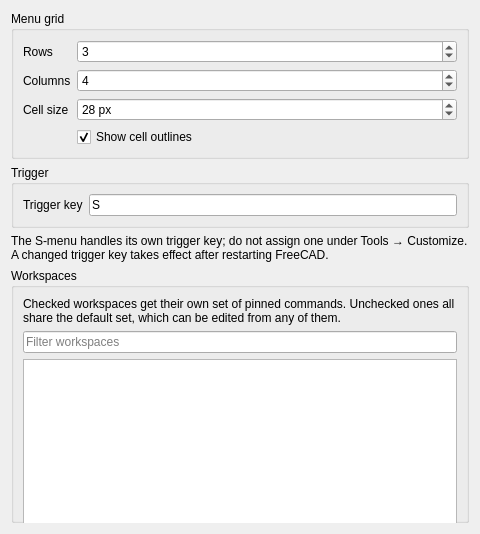
<?xml version="1.0" encoding="UTF-8"?>
<ui version="4.0">
 <class>Form</class>
 <widget class="QWidget" name="Form">
  <property name="geometry">
   <rect>
    <x>0</x>
    <y>0</y>
    <width>480</width>
    <height>520</height>
   </rect>
  </property>
  <property name="windowTitle">
   <string>General</string>
  </property>
  <layout class="QVBoxLayout" name="rootLayout">
   <item>
    <widget class="QGroupBox" name="gridGroupBox">
     <property name="title">
      <string>Menu grid</string>
     </property>
     <layout class="QFormLayout" name="gridFormLayout">
      <item row="0" column="0">
       <widget class="QLabel" name="gridRowsLabel">
        <property name="text">
         <string>Rows</string>
        </property>
       </widget>
      </item>
      <item row="0" column="1">
       <widget class="QSpinBox" name="gridRows">
        <property name="toolTip">
         <string>Number of command rows in the S-menu grid, in every workspace</string>
        </property>
        <property name="minimum">
         <number>1</number>
        </property>
        <property name="maximum">
         <number>12</number>
        </property>
        <property name="value">
         <number>3</number>
        </property>
       </widget>
      </item>
      <item row="1" column="0">
       <widget class="QLabel" name="gridColumnsLabel">
        <property name="text">
         <string>Columns</string>
        </property>
       </widget>
      </item>
      <item row="1" column="1">
       <widget class="QSpinBox" name="gridColumns">
        <property name="toolTip">
         <string>Number of command columns in the S-menu grid, in every workspace</string>
        </property>
        <property name="minimum">
         <number>1</number>
        </property>
        <property name="maximum">
         <number>12</number>
        </property>
        <property name="value">
         <number>4</number>
        </property>
       </widget>
      </item>
      <item row="2" column="0">
       <widget class="QLabel" name="cellSizeLabel">
        <property name="text">
         <string>Cell size</string>
        </property>
       </widget>
      </item>
      <item row="2" column="1">
       <widget class="QSpinBox" name="cellSize">
        <property name="toolTip">
         <string>Edge length of one grid cell in pixels; the command icons scale with it</string>
        </property>
        <property name="suffix">
         <string> px</string>
        </property>
        <property name="minimum">
         <number>16</number>
        </property>
        <property name="maximum">
         <number>96</number>
        </property>
        <property name="value">
         <number>28</number>
        </property>
       </widget>
      </item>
      <item row="3" column="1">
       <widget class="QCheckBox" name="showCellFrames">
        <property name="text">
         <string>Show cell outlines</string>
        </property>
        <property name="toolTip">
         <string>Draw a box around every grid cell, including the empty ones</string>
        </property>
        <property name="checked">
         <bool>true</bool>
        </property>
       </widget>
      </item>
     </layout>
    </widget>
   </item>
   <item>
    <widget class="QGroupBox" name="triggerGroupBox">
     <property name="title">
      <string>Trigger</string>
     </property>
     <layout class="QFormLayout" name="triggerFormLayout">
      <item row="0" column="0">
       <widget class="QLabel" name="triggerKeyLabel">
        <property name="text">
         <string>Trigger key</string>
        </property>
       </widget>
      </item>
      <item row="0" column="1">
       <widget class="QLineEdit" name="triggerKey">
        <property name="toolTip">
         <string>Key sequence that opens the S-menu, for example S or Ctrl+Space</string>
        </property>
        <property name="text">
         <string>S</string>
        </property>
       </widget>
      </item>
     </layout>
    </widget>
   </item>
   <item>
    <widget class="QLabel" name="triggerHintLabel">
     <property name="text">
      <string>The S-menu handles its own trigger key; do not assign one under Tools &#8594; Customize. A changed trigger key takes effect after restarting FreeCAD.</string>
     </property>
     <property name="wordWrap">
      <bool>true</bool>
     </property>
    </widget>
   </item>
   <item>
    <widget class="QGroupBox" name="workspaceGroupBox">
     <property name="title">
      <string>Workspaces</string>
     </property>
     <layout class="QVBoxLayout" name="workspaceLayout">
      <item>
       <widget class="QLabel" name="workspaceHintLabel">
        <property name="text">
         <string>Checked workspaces get their own set of pinned commands. Unchecked ones all share the default set, which can be edited from any of them.</string>
        </property>
        <property name="wordWrap">
         <bool>true</bool>
        </property>
       </widget>
      </item>
      <item>
       <widget class="QLineEdit" name="workspaceFilter">
        <property name="placeholderText">
         <string>Filter workspaces</string>
        </property>
        <property name="clearButtonEnabled">
         <bool>true</bool>
        </property>
       </widget>
      </item>
      <item>
       <widget class="QListWidget" name="workspaceList">
        <property name="minimumSize">
         <size>
          <width>0</width>
          <height>180</height>
         </size>
        </property>
        <property name="alternatingRowColors">
         <bool>true</bool>
        </property>
       </widget>
      </item>
     </layout>
    </widget>
   </item>
  </layout>
 </widget>
 <resources/>
 <connections/>
</ui>
